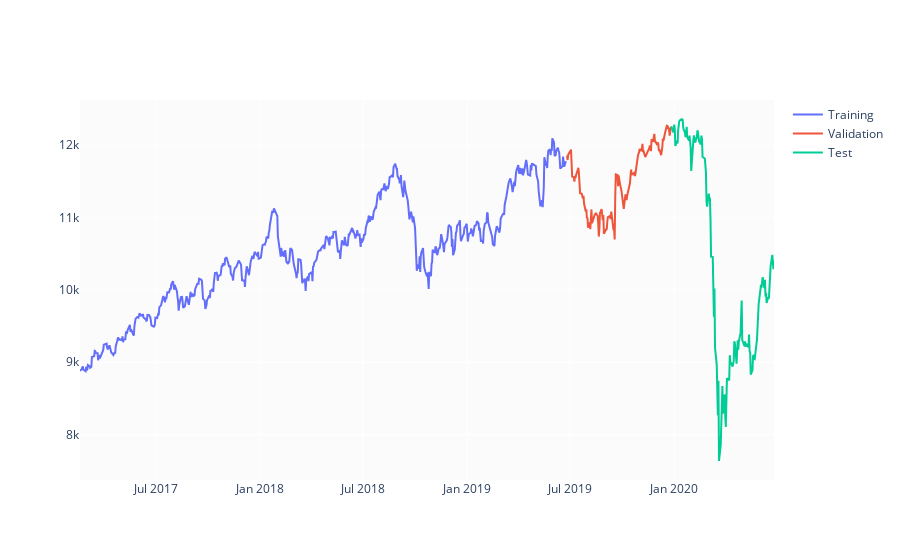

The notebook cell saved with this chart:
### Code cell
#spliting to train and test and validate
test_size  = 0.15
valid_size = 0.15

test_split_idx  = int(df.shape[0] * (1-test_size))
valid_split_idx = int(df.shape[0] * (1-(valid_size+test_size)))

train_df  = df.loc[:valid_split_idx].copy()
valid_df  = df.loc[valid_split_idx+1:test_split_idx].copy()
test_df   = df.loc[test_split_idx+1:].copy()

fig = go.Figure()
fig.add_trace(go.Scatter(x=train_df.Date, y=train_df.Close, name='Training'))
fig.add_trace(go.Scatter(x=valid_df.Date, y=valid_df.Close, name='Validation'))
fig.add_trace(go.Scatter(x=test_df.Date,  y=test_df.Close,  name='Test'))
fig.show()
